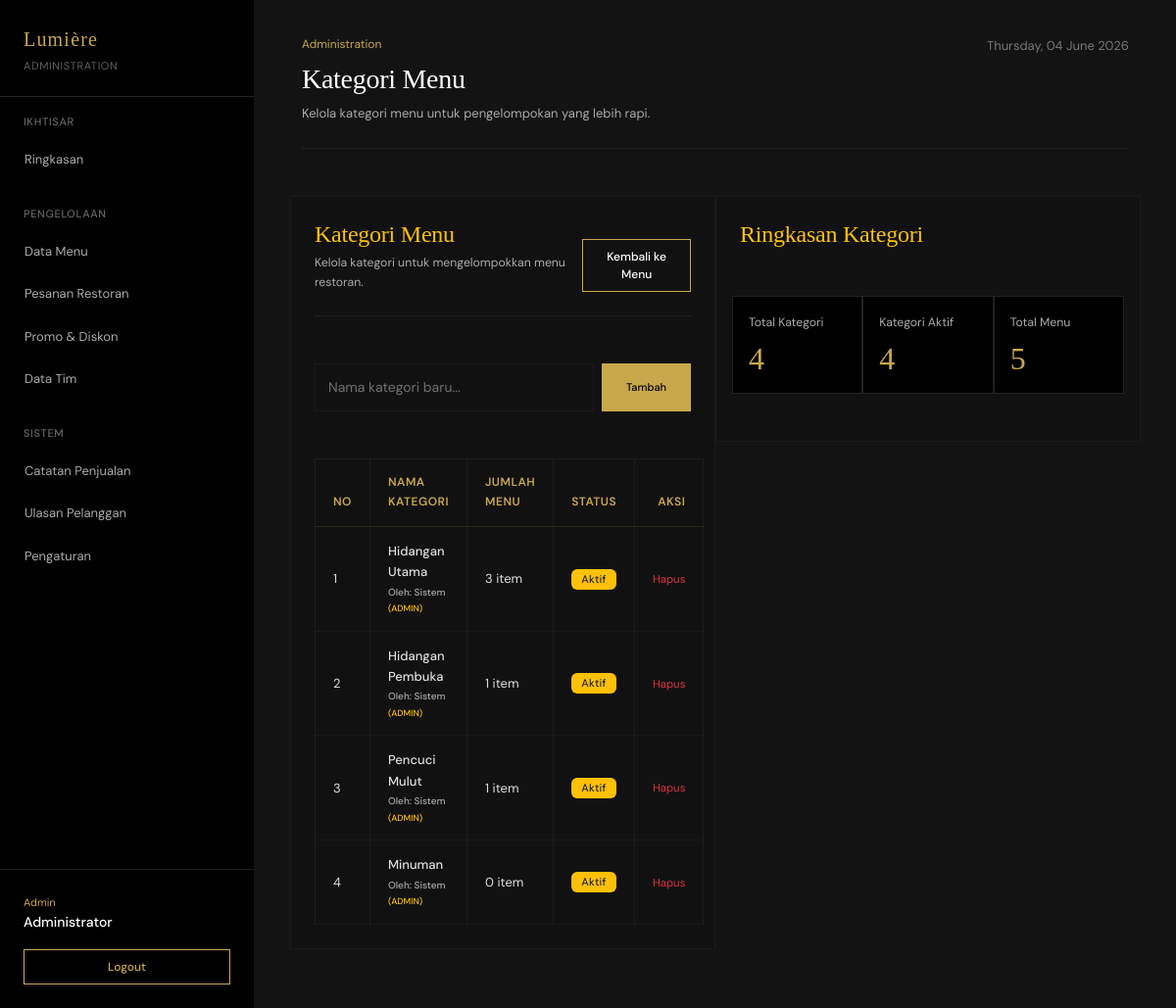
Screenshot of /admin/menu_kategori.php (signed in) with the database file from the repository.
### tables this page shows
CREATE TABLE IF NOT EXISTS `kategori` (
  `id_kategori` int NOT NULL AUTO_INCREMENT,
  `nama_kategori` varchar(50) NOT NULL,
  `id_admin` int DEFAULT NULL,
  PRIMARY KEY (`id_kategori`),
  FOREIGN KEY (`id_admin`) REFERENCES `admin` (`id_admin`) ON DELETE SET NULL
);

### includes/helpers.php (called while the page is built, shortened)
<?php
function base_path(string $path = ''): string
{
    $base = dirname(__DIR__);
    return $path === '' ? $base : $base . '/' . ltrim($path, '/');
}
function base_url(string $path = ''): string
{
    $app = require base_path('config/app.php');
    $baseUrl = rtrim($app['url'] ?? 'http://localhost:8001', '/');
    return $path === '' ? $baseUrl : $baseUrl . '/' . ltrim($path, '/');
}

### config/env.php (called while the page is built, shortened)
<?php
function env(string $key, ?string $default = null): ?string
{
    static $values = [];
    $runtimeValue = $_ENV[$key] ?? $_SERVER[$key] ?? getenv($key);
    if ($runtimeValue !== false && $runtimeValue !== null && $runtimeValue !== '') {
        return (string) $runtimeValue;
    }
    return $values[$key] ?? $default;
}

### config/app.php (called while the page is built, shortened)
<?php
require_once __DIR__ . '/env.php';
return [
    'name' => env('APP_NAME', 'UPK Restoran'),
    'env' => env('APP_ENV', 'local'),
    'url' => env('APP_URL', 'http://localhost/upk-restoran'),
];

### admin/menu_kategori.php (the view, shortened to what this page needs)
<?php
$pdo = db();
require __DIR__ . '/../includes/header.php';
$stmt = $pdo->query('
    SELECT k.id_kategori, k.nama_kategori, \'admin\' AS role, u.username AS pembuat, COUNT(m.id_menu) AS jumlah_menu
    FROM kategori k
    LEFT JOIN menu m ON k.id_kategori = m.id_kategori
    LEFT JOIN admin u ON k.id_admin = u.id_admin
    GROUP BY k.id_kategori, k.nama_kategori, u.username
    ORDER BY k.id_kategori ASC
');
$categories = $stmt->fetchAll();
?>
<section class="row row-cols-1 row-cols-lg-2 g-4">
    <article class="card bg-dark text-white border-secondary p-4 mb-4 rounded-0">
        <div class="d-flex flex-column gap-2 flex-md-row align-items-md-end justify-content-md-between border-bottom border-soft pb-4 mb-4">
            <div>
                <h3 class="h3 mb-1 text-warning font-display" style="font-size: 24px;">Kategori Menu</h3>
                <p class="text-secondary small mb-0">Kelola kategori untuk mengelompokkan menu restoran.</p>
            </div>
            <div class="d-flex flex-wrap gap-2">
                <a class="btn btn-outline-warning rounded-0 fw-medium px-3 py-2 text-white" style="font-size: 12px;" href="<?= htmlspecialchars(base_url('admin/menu.php'), ENT_QUOTES, 'UTF-8'); ?>">Kembali ke Menu</a>
            </div>
        </div>
        <div class="mt-4 mb-4">
            <form class="d-flex gap-2" action="<?= htmlspecialchars(base_url('admin/menu_kategori.php'), ENT_QUOTES, 'UTF-8'); ?>" method="post">
                <input class="form-control bg-dark text-white border-secondary rounded-0 flex-grow-1" type="text" name="nama_kategori" placeholder="Nama kategori baru..." required>
                <button class="btn btn-warning rounded-0 fw-medium px-4 py-2" style="font-size: 11px;" type="submit">Tambah</button>
            </form>
        </div>
        <table class="table table-dark table-hover table-bordered border-secondary mt-4 mb-0">
            <thead>
                <tr>
                    <th style="width: 80px;">No</th>
                    <th>Nama Kategori</th>
                    <th>Jumlah Menu</th>
                    <th>Status</th>
                    <th class="text-end">Aksi</th>
                </tr>
            </thead>
            <tbody>
                <?php foreach ($categories as $i => $cat): ?>
                    <tr>
                        <td><?= $i + 1; ?></td>
                        <td class="text-white fw-medium">
                            <?= htmlspecialchars((string)$cat['nama_kategori'], ENT_QUOTES, 'UTF-8'); ?>
                            <div class="text-secondary" style="font-size: 10px; margin-top: 2px;">
                                Oleh: <?= htmlspecialchars($cat['pembuat'] ?? 'Sistem', ENT_QUOTES, 'UTF-8'); ?>
                                <span class="text-warning" style="font-size: 9px; text-transform: uppercase;">(<?= htmlspecialchars($cat['role'] ?? 'admin', ENT_QUOTES, 'UTF-8'); ?>)</span>
                            </div>
                        </td>
                        <td class="text-secondary"><?= $cat['jumlah_menu']; ?> item</td>
                        <td><span class="badge bg-warning text-dark">Aktif</span></td>
                        <td class="text-end">
                            <a class="text-danger small text-decoration-none" href="<?= htmlspecialchars(base_url('admin/menu_kategori.php?action=delete&id=' . $cat['id_kategori']), ENT_QUOTES, 'UTF-8'); ?>" onclick="return confirm('Hapus kategori ini?')">Hapus</a>
                        </td>
                    </tr>
                <?php endforeach; ?>
            </tbody>
        </table>
    </article>
    <aside class="card bg-dark text-white border-secondary p-4 mb-4 rounded-0">
        <h3 class="h3 mb-4 text-warning font-display" style="font-size: 24px;">Ringkasan Kategori</h3>
        <div class="row row-cols-1 row-cols-md-3 g-3 mb-4 mt-2">
            <article class="p-3 border border-soft bg-black d-flex flex-column h-100">
                <p class="text-secondary small mb-2">Total Kategori</p>
                <p class="h2 text-gold font-display mb-0" style="font-size: 32px;"><?= count($categories); ?></p>
            </article>
            <article class="p-3 border border-soft bg-black d-flex flex-column h-100">
                <p class="text-secondary small mb-2">Kategori Aktif</p>
                <p class="h2 text-gold font-display mb-0" style="font-size: 32px;"><?= count($categories); ?></p>
            </article>
            <article class="p-3 border border-soft bg-black d-flex flex-column h-100">
                <p class="text-secondary small mb-2">Total Menu</p>
                <p class="h2 text-gold font-display mb-0" style="font-size: 32px;"><?= array_sum(array_map('intval', array_column($categories, 'jumlah_menu'))); ?></p>
            </article>
        </div>
    </aside>
</section>
<?php
require __DIR__ . '/../includes/footer.php';

### assets/css/style.css (style rules this page uses)
:root { --bg-main: #131313; --bg-sidebar: #050505; --bg-card: #111111; --gold: #C9A84C; --gold-light: #f3e5ab; --gold-dim: rgba(201, 168, 76, 0.1); --border: #1a1a1a; --border-soft: #222222; --text-primary: #ffffff; --text-secondary: #aaaaaa; --text-muted: #666666; --font-display: 'Libre Baskerville', Georgia, serif; --font-body: 'DM Sans', system-ui, sans-serif; --font-sans: 'DM Sans', system-ui, sans-serif; }
body { background-color: var(--bg-main); color: var(--text-primary); font-family: var(--font-body); font-size: 14px; line-height: 1.65; margin: 0; font-weight: 400; letter-spacing: normal; overflow-x: hidden; -webkit-font-smoothing: antialiased; -moz-osx-font-smoothing: grayscale; }
a { color: var(--gold); text-decoration: none !important; transition: color 0.25s ease; }
h1, h2, h3, h4, h5, h6, .font-display { font-family: var(--font-display); color: var(--text-primary); font-weight: 400; letter-spacing: -0.01em; }
.text-gold { color: var(--gold) !important; }
.border-soft { border-color: var(--border-soft) !important; }
.card { background-color: var(--bg-card); border: 1px solid var(--border); transition: all 0.4s cubic-bezier(0.16, 1, 0.3, 1); border-radius: 0; padding: 20px; }
.btn { border: 1px solid var(--gold); padding: 11px 28px; font-size: 13px; border-radius: 0; transition: all 0.3s ease; font-weight: 500; }
.btn-warning { background: var(--gold); color: #000; }
.btn-outline-warning { background: transparent; color: var(--gold); }
.form-control { background-color: transparent !important; border: 1px solid var(--border) !important; color: #fff !important; border-radius: 0; padding: 13px; font-size: 14px; }
.dashboard-content, .dashboard-content .row, .dashboard-content .row > * { min-width: 0; }
.dashboard-content .card { height: 100%; }
::placeholder, input::placeholder, textarea::placeholder, .form-control::placeholder, .premium-input-standard::placeholder, .premium-textarea::placeholder, .premium-input-large::placeholder { color: rgba(255, 255, 255, 0.4) !important; opacity: 1 !important; }
.card, .section-panel { background-color: var(--bg-card) !important; border: 1px solid var(--border) !important; color: var(--text-primary) !important; }
.table { --bs-table-color: #ffffff !important; --bs-table-bg: var(--bg-card) !important; --bs-table-border-color: rgba(197, 160, 89, 0.08) !important; --bs-table-hover-bg: rgba(255, 255, 255, 0.02) !important; color: #ffffff !important; background-color: var(--bg-card) !important; border-color: rgba(197, 160, 89, 0.08) !important; margin-bottom: 0 !important; }
.table th { font-family: var(--font-body); font-size: 12px; font-weight: 600; letter-spacing: 0.04em; text-transform: uppercase; color: var(--gold) !important; border-bottom: 1px solid rgba(197, 160, 89, 0.15) !important; background-color: var(--bg-card) !important; padding: 14px 18px !important; }
.table td { padding: 14px 18px !important; color: #dfdfdf !important; border-bottom: 1px solid rgba(197, 160, 89, 0.05) !important; background-color: var(--bg-card) !important; font-size: 13px; vertical-align: middle; }
.text-secondary { color: #aaaaaa !important; }
.badge { font-weight: 500; font-size: 11px; letter-spacing: 0.02em; padding: 5px 10px; }

### rows the page displays
kategori: nama_kategori "Hidangan Utama", pembuat "Sistem", role "ADMIN", jumlah_menu "3"
kategori: nama_kategori "Hidangan Pembuka", pembuat "Sistem", role "ADMIN", jumlah_menu "1"
kategori: nama_kategori "Pencuci Mulut", pembuat "Sistem", role "ADMIN", jumlah_menu "1"
kategori: nama_kategori "Minuman", pembuat "Sistem", role "ADMIN", jumlah_menu "0"

### other values shown
$brand "Lumière"
$badge "ADMINISTRATION"
$sectionTitle "IKHTISAR"
$item['label'] "Ringkasan"
$sectionTitle "PENGELOLAAN"
$item['label'] "Data Menu"
$item['label'] "Pesanan Restoran"
$item['label'] "Promo & Diskon"
$item['label'] "Data Tim"
$sectionTitle "SISTEM"
$item['label'] "Catatan Penjualan"
$item['label'] "Ulasan Pelanggan"
$item['label'] "Pengaturan"
$roleName "Admin"
$userName "Administrator"
